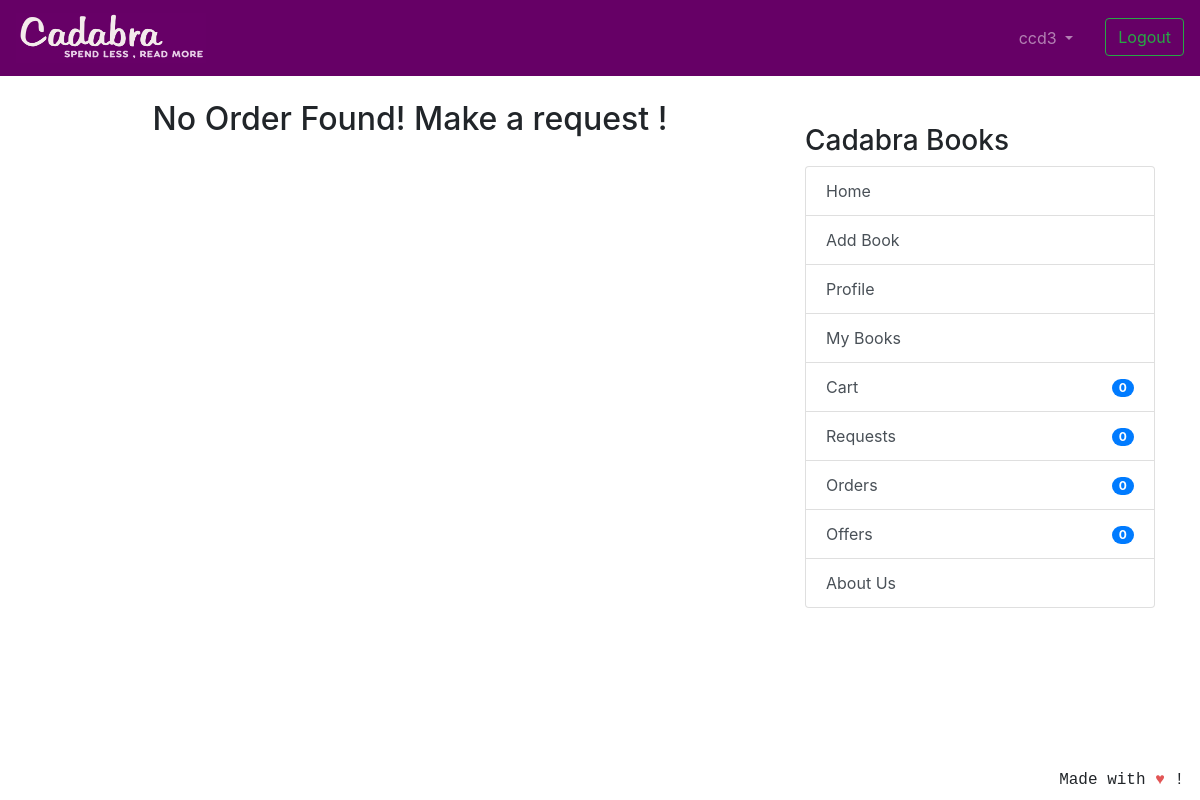
Before: /transaction/orders/ (signed in) with the older database file.
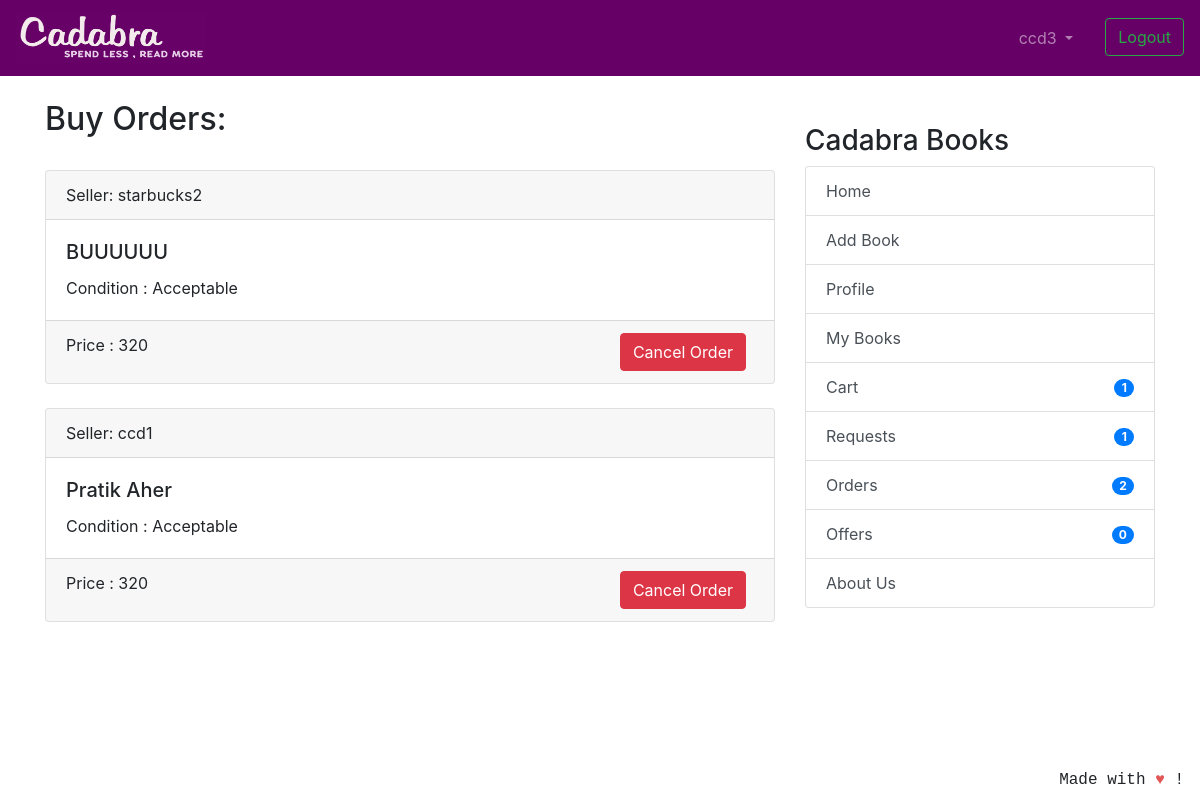
After: the same page with the newer database file.
### coreapp/models.py (models this page shows, shortened)
class FinalBuyOrder(models.Model):
    user = models.ForeignKey(User, related_name='user', on_delete=models.CASCADE)
    book = models.ForeignKey(Book, on_delete=models.CASCADE)
    seller = models.ForeignKey(
        User, related_name='seller',  on_delete=models.CASCADE)
    useraddress = models.ForeignKey(
        ShippingAddress, related_name='address', on_delete=models.CASCADE)
    selleraddress = models.ForeignKey(
        ShippingAddress, related_name='selleraddress', on_delete=models.CASCADE)
    date_ordered = models.DateTimeField(auto_now_add=True)
    total_price = models.IntegerField(null=True)

class Book(models.Model):
    user = models.ForeignKey(User, on_delete=models.CASCADE, null=True)
    book_name = models.CharField(
        max_length=100, help_text="We only deal with original books with ISBN codes, pirated books will not be accepted.")
    author_name = models.CharField(max_length=100, blank=True, null=True)
    description = models.CharField(max_length=2000,blank=True,null=True)
    image = models.ImageField('Book Image',null=True, blank=True, upload_to="book_images/")
    price = models.IntegerField(null=True,blank=True)
    sell_or_exchange = models.CharField(
        max_length=100, choices=BUY_OR_EXCHANGE, default='Exchange', help_text="By adding items to exchange you can make requests to other users for exchange.")
    condition = models.CharField(
        max_length=100, choices=CONITION_CHOICES, default='Acceptable')
    created_at = models.DateTimeField(auto_now_add=True)
    class Meta:
        verbose_name = 'Book'
        verbose_name_plural = 'Books'

### transaction/views.py (the view)
# urls.py: path('orders/', views.TransactionListView.as_view(), name='orders_view'),
class TransactionListView(LoginRequiredMixin, generic.ListView):
    model = Transaction
    template_name = 'transaction_order.html'
    context_object_name = 'orders'
    def get_queryset(self):
        return Transaction.objects.filter(Q(offerrer=self.request.user) | Q(requester=self.request.user)).order_by('timestamp')
    def get_context_data(self, **kwargs):
        context = super().get_context_data(**kwargs)
        context['buy_order'] = FinalBuyOrder.objects.filter(
            user=self.request.user).order_by('-date_ordered')
        return context

### nofapapp/context_processors.py (called while the page is built)
def add_variable_to_context(request):
    if request.user.id:
        orderitems = Order.objects.get(owner=request.user.profile)
        return {
            'requestscount': Requests.objects.filter(requester=request.user).count(),
            'offercount' : Requests.objects.filter(offerrer=request.user).count(),
            'orderscount': Transaction.objects.filter(offerrer=request.user).count()+FinalBuyOrder.objects.filter(user=request.user).count(),
            'cartitemscount': orderitems.items.count(),
            'addresscheck': get_object_or_404(ShippingAddress, profile=get_object_or_404(Profile, user=request.user)).address1,
            }
    else:
        return {}

### templates/transaction_order.html (shortened to what this page needs)
{% extends 'base.html' %}
{% block content %}
{% if orders or buy_order %}
{% if buy_order %}
<h2 align="left">Buy Orders:</h2>
<br/>
{% for order in buy_order %}
<div class="card text-left">
    <div class="card-header">
        Seller: {{ order.seller }}</a>
    </div>
    <div class="card-body">
        <h5 class="card-title">{{ order.book.book_name }}</h5>
        <p class="card-text">Condition : {{ order.book.condition }} </p>
    </div>
    <div class="card-footer text-mutxed">
        Price : {{ order.total_price }}
        <a href="{% url 'cart:finalorder-delete' order.id %}" class="mr-2 btn btn-danger float-right">Cancel Order</a>
    </div>
</div>
{% endfor %}
{% endif %}
{% else %}
<h2 align="center">No Order Found! Make a request !</h2>
{% endif %}
{% endblock %}

### templates/base.html (shortened to what this page needs)
{% load static %}
<!doctype html>
<html lang="en">
  <head>
    <link rel="stylesheet" href="https://stackpath.bootstrapcdn.com/bootstrap/4.2.1/css/bootstrap.min.css"
>
  </head>
  <body>
    <header class="site-header">
<nav class="navbar navbar-expand-lg navbar-dark" style="background-color: #660066;">
  <a class="navbar-brand" href="{% url 'coreapp:list_entries' %}">
      <img src="{% static 'img/cadabra.png' %}" alt="Logo" style="width:190px;height:50px" >
    </a>
  <div class="collapse navbar-collapse" id="navbarSupportedContent">
    <ul class="navbar-nav ml-auto">
      {% if user.is_authenticated %}
      <li class="nav-item dropdown">
        <a class="nav-link dropdown-toggle mr-3" href="#" id="navbarDropdown" role="button" data-toggle="dropdown"
          aria-haspopup="true" aria-expanded="false">
          {{ user.username }}
        </a>
      </li>
      <li><a class="btn btn-outline-success ml-2 my-2 my-sm-0" href="{% url 'logout'%}">Logout</a></li>
        {% else %}
      <li><a href="{% url 'login' %}" class="btn btn-outline-success">Login</a></li>
      <li><a href="{% url 'coreapp:signup' %}" class="btn btn-primary ml-2">Sign up</a></li>
      {% endif %}
    </ul>
  </div>
</nav>
  </header>
  <br/>
    <div class="container">
      <div class="row justify-content-center">
        <div class="col-8">
          {% block content %}
          {% endblock %}
        </div>
        {% if user.is_authenticated %}
                <div class="col-md-4">
                  <div class="content-section">
                    <br/>
                    <h3>Cadabra Books</h3>
                      <ul class="list-group">
                        <a class="list-group-item list-group-item-action" href="{% url 'coreapp:list_entries' %}" > Home </a>
                        <a class="list-group-item list-group-item-action" href="{% url 'coreapp:new_entry' %}" > Add Book</a>
                        <a class="list-group-item list-group-item-action" href="{% url 'coreapp:profile' %}" >Profile</a>
                        <a class="list-group-item list-group-item-action" href="{% url 'coreapp:userbooks' %}" >My Books</a>
                        <a class="list-group-item list-group-item-action" href="{% url 'cart:cart_items' %}" >Cart<span class="badge badge-primary badge-pill float-right mt-1">{{ cartitemscount }}</span> </a>
                        <a class="list-group-item list-group-item-action" href="{% url 'transaction:requests_view' %}" >Requests<span class="badge badge-primary badge-pill float-right mt-1">{{ requestscount }}</span></a>
                        <a class="list-group-item list-group-item-action" href="{% url 'transaction:orders_view' %}" >Orders <span class="badge badge-primary badge-pill float-right mt-1">{{ orderscount }}</span></a>
                        <a class="list-group-item list-group-item-action" href="{% url 'transaction:offers_view' %}" >Offers <span class="badge badge-primary badge-pill float-right mt-1">{{ offercount }}</span></a>
                        <a class="list-group-item list-group-item-action" href="{% url 'coreapp:aboutus' %}">About Us</a>
                      </ul>
                      <br/>
                  </div>
                </div>
                {% endif %}
      </div>
    </div>
<footer class="site-footer mr-3 mb-2" style="position:fixed;right:0;bottom:0;font-family: 'Courier';font-style: bold;">
  Made with <span style="color: #e25555;">&hearts;</span> !
</footer>
</body>
</html>

Changed rows visible on the page:
added FinalBuyOrder: seller "starbucks2", book.book_name "BUUUUUU", book.condition "Acceptable", total_price "320"
added FinalBuyOrder: seller "ccd1", book.book_name "Pratik Aher", book.condition "Acceptable", total_price "320"
Other visible differences:
{{ cartitemscount }}: "0" → "1"
{{ requestscount }}: "0" → "1"
{{ orderscount }}: "0" → "2"
text no longer shown: "No Order Found! Make a request !"
text now shown: "Buy Orders:"
